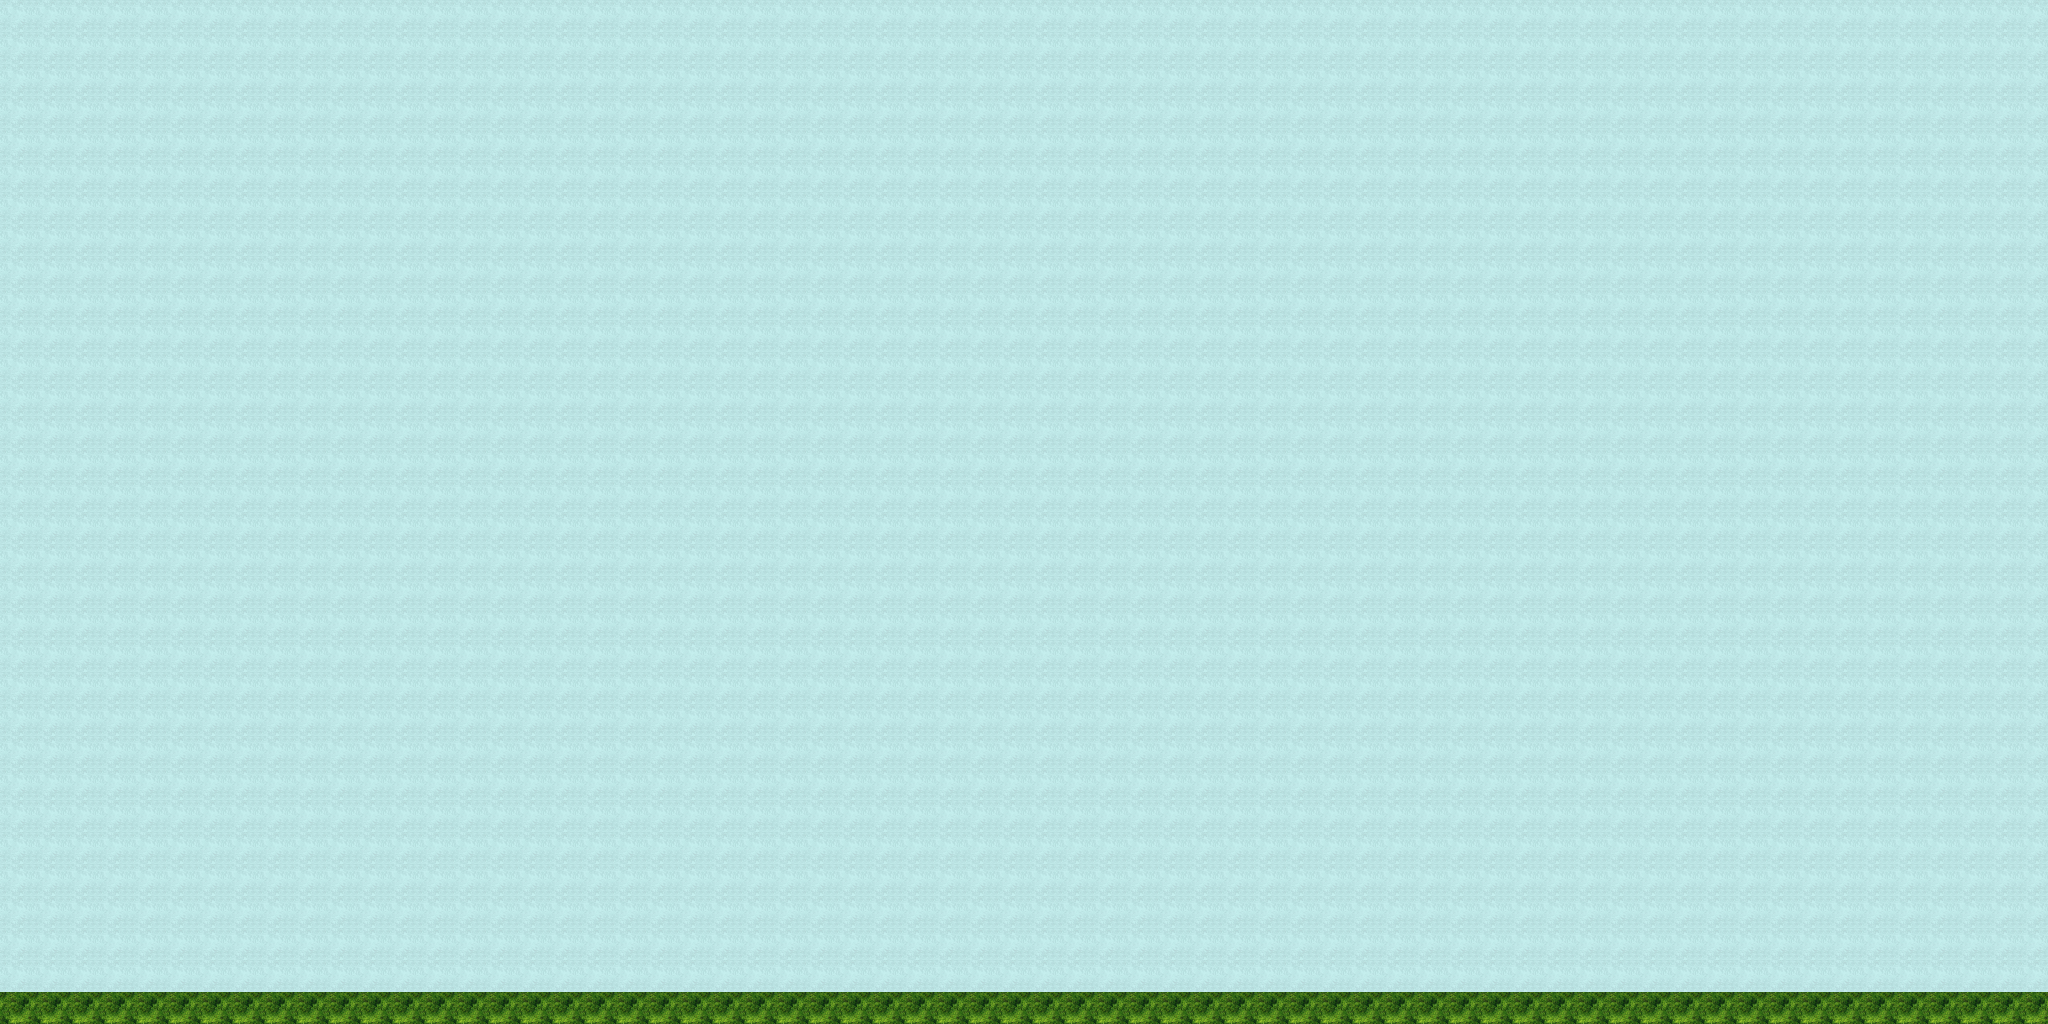

Tiled map render using the project's own tile images. Description and the map definition, with tile-layer contents summarised, below:
An orthogonal 64x32 tile map with 32x32 px tiles, 1 tile layer (Tile Layer 1) and 3 objects (3x fixed).

<map version="1.0" orientation="orthogonal" width="64" height="32" tilewidth="32" tileheight="32">
 <tileset firstgid="1" name="dungeontiles" tilewidth="32" tileheight="32">
  <image source="dungeontiles.png" width="128" height="256" />
 </tileset>
 <layer name="Tile Layer 1" width="64" height="32">
  <data>[2048 cells, 2048 non-empty, 2 distinct tile ids]</data>
 </layer>
 <objectgroup name="physics" width="64" height="32">
  <object name="fixed" x="0" y="994" width="2050" height="32" />
  <object name="fixed" x="0" y="4" width="14" height="986" />
  <object name="fixed" x="2031" y="3" width="14" height="986" />
 </objectgroup>
</map>
